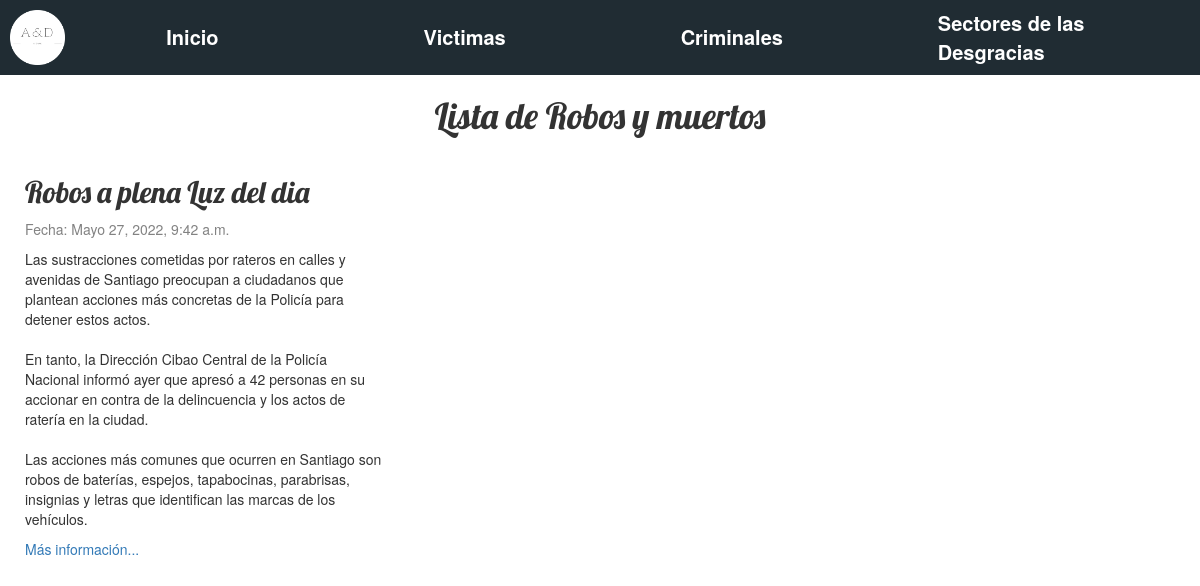
/Robos/, run on the app's committed database.
### informes/models.py (models this page shows, shortened)
class crime(models.Model):
		class CrimeType(models.TextChoices):
			MURDERED = 'Asesinato', _('Asesinato')
			STOLE = 'Robo', _('Robo')
		id = models.AutoField(primary_key=True)
		title = models.CharField(max_length=200)
		crime_type = models.CharField(
        max_length = 10,
				choices = CrimeType.choices,
				default = CrimeType.MURDERED,
		)
		text = models.TextField()
		event_date = models.DateTimeField(default=timezone.now)
		reasons = models.TextField(blank=True)
		sector = models.ForeignKey(sector, on_delete=models.CASCADE)

### informes/views.py (the view)
# urls.py: path('Robos/',views.list_robos,name='Robos'),
def list_robos(request):
	Crimen = crime.objects.filter(crime_type="Robo").order_by('-event_date')
	return render(request, 'blog/robos.html', {'Crimenes': Crimen})

### informes/templates/blog/robos.html (shortened to what this page needs)
{% extends 'blog/base.html' %}
{% block title %}
    <h1>Lista de Robos y muertos</h1>
{% endblock %}
{% block content %}
    {% for Crimen in Crimenes %}
        <div class="post">
            <h2>{{ Crimen.title }}</h2>
            <div class="date">
                <p>Fecha: {{ Crimen.event_date }}</p>
            </div>
            <p>{{ Crimen.text|linebreaksbr }}</p>
            <p><a href="{% url 'Crimen' pk=Crimen.id %}"> Más información...</a></p>
        </div>
    {% endfor %}
{% endblock %}

### informes/static/css/blog.css (style rules this page uses)
body { margin: 0px; scroll-behavior: smooth; overflow-y: scroll !important; }
h1 { text-align: center; }
h1, h2, h3, h4 { font-family: 'Lobster', cursive; }
.date { color: #828282; }
.post { padding: 5px 15px; }

### data on the page
crime: title "Robos a plena Luz del dia", event_date "Mayo 27, 2022, 9:42 a.m.", text "Las sustracciones cometidas por rateros en calles y avenidas de Santiago preocupan a ciudadanos que plantean acciones más concretas de la Policía para detener estos actos. En tanto, la Dirección Cibao Central de la Policía Nacional informó ayer que apresó a 42 personas en su accionar en contra de la delincuencia y los actos de ratería en la ciudad. Las acciones más comunes que ocurren en Santiago son robos de baterías, espejos, tapabocinas, parabrisas, insignias y letras que identifican las marcas de los vehículos."
